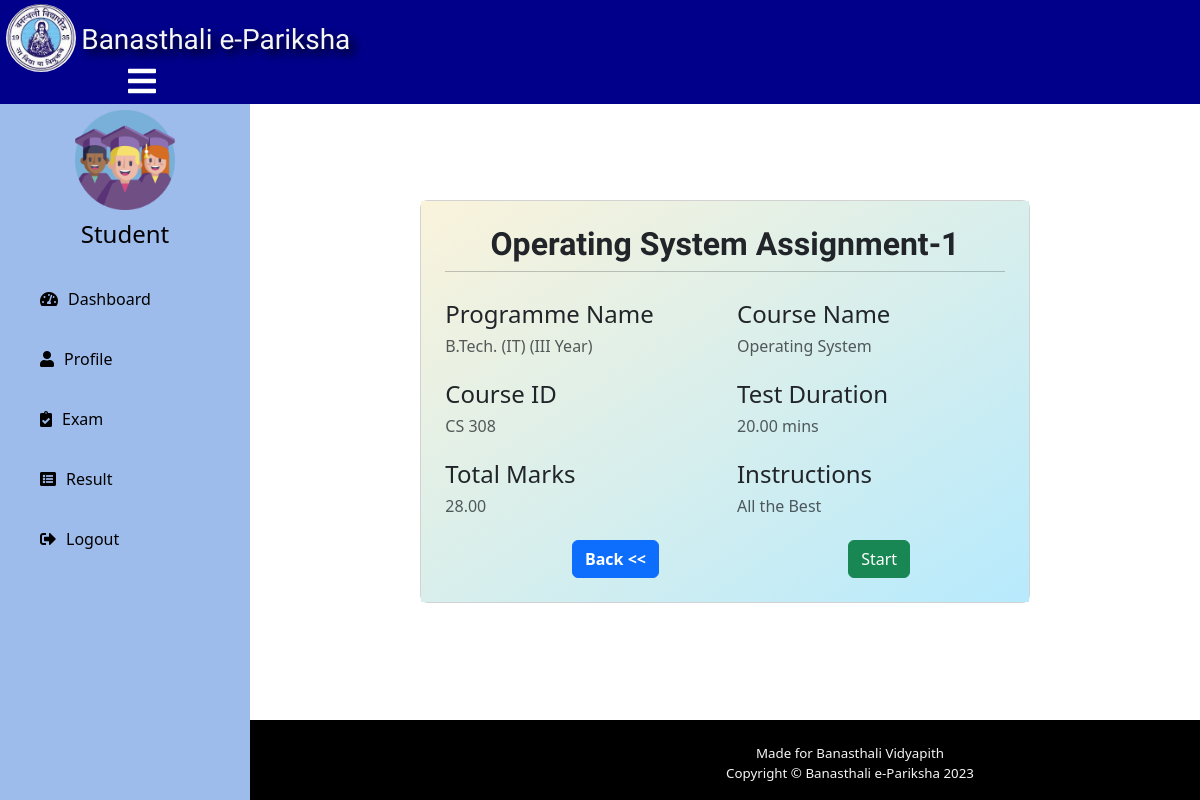
/student/exam-details/2 (signed in), run on the app's committed database.
### teacher/models.py (models this page shows, shortened)
class AssignmentTable(models.Model):
    ExamID=models.AutoField(primary_key=True)
    ExamName=models.CharField(max_length=150)
    ExamDuration=models.DecimalField(max_digits=500,decimal_places=2)
    Programme=models.ForeignKey(ProgrammeTable,on_delete=models.CASCADE,null=True)
    Ccode=models.ForeignKey(CourseTable,on_delete=models.CASCADE,null=True)
    Totalques=models.IntegerField()
    created_date = models.DateTimeField(auto_now_add=True)
    Tid=models.ForeignKey(Teacher,on_delete=models.CASCADE,null=True)
    Instruction=models.CharField(max_length=700,null=True,blank=True)

### quiz/models.py (models this page shows)
class ProgrammeTable(models.Model):
    ProgrammeName=models.CharField(max_length=30)
    def __str__(self):
        return self.ProgrammeName

class CourseTable(models.Model):
    CourseID=models.CharField(max_length=20)
    CourseName=models.CharField(max_length=100)
    def __str__(self):
        return self.CourseID

### student/views.py (the view)
# urls.py: path('exam-details/<str:id>',views.exam_details,name="Exam Details"),
@login_required(login_url='Student Login')
@cache_control(no_cache=True, must_revalidate=True, no_store=True)
def exam_details(request,id):
    QuestionList=QuestionTable.objects.filter(TestID=id)
    count=0
    for i in QuestionList:
        count=count+i.max_mark
    ExamDetails=AssignmentTable.objects.get(ExamID=id)
    context={'ExamDetails':ExamDetails,'MaximumMarks':count}
    return render(request,'student/exam_details.html',context)

### templates/student/exam_details.html (shortened to what this page needs)
{% extends 'student/studentbase.html' %}
{% block content %}
{% load static %}
<head>
</head>
<section class="vh-20" style="background-color:white;">
    <div class="container py-5 h-100" style="overflow-x: hidden;margin-top:2em; margin-bottom:-2.9em;">
      <div class="row d-flex justify-content-center align-items-center h-100">
        <div class="col col-lg-8 mb-6 mb-lg-0">
          <div class="card mb-3" style="border-radius: .5rem;">
            <div class="row g-0">
              <div class="col-md-12 gradient-custom">
                <div class="card-body p-4">
                  <h2 style="text-align: center;font-family: var(--Lobster_two); font-weight: bold;">{{ExamDetails.ExamName}}</h2>
                  <hr class="mt-0 mb-4">
                  <div class="row pt-1">
                    <div class="col-6 mb-3">
                      <h4>Programme Name</h4>
                      <h6 class="text-muted">{{ExamDetails.Programme}}</h6>
                    </div>
                    <div class="col-6 mb-3">
                      <h4>Course Name</h4>
                      <h6 class="text-muted">{{ExamDetails.Ccode.CourseName}}</h6>
                    </div>
                    <div class="col-6 mb-3">
                        <h4>Course ID</h4>
                        <h6 class="text-muted">{{ExamDetails.Ccode}}</h6>
                    </div>
                    <div class="col-6 mb-3">
                        <h4>Test Duration</h4>
                        <h6 class="text-muted">{{ExamDetails.ExamDuration}} mins</h6>
                    </div>
                    <div class="col-6 mb-3">
                        <h4>Total Marks</h4>
                        <h6 class="text-muted">{{MaximumMarks}}</h6>
                    </div>
                    <div class="col-6 mb-3">
                        <h4>Instructions</h4>
                        <h6 class="text-muted">{{ExamDetails.Instruction}}</h6>
                    </div>
                  </div>
                  <div style="display:flex; justify-content: space-around;">
                    <div style="display:flex; justify-content: left; margin-left: 2em;">
                      <a class="btn btn-primary btn-md" href="{% url 'Student After Login' %}"><span><b>Back <<</b></span></a>
                    </div>
                    <div><a href="{% url 'Give Exam' ExamDetails.ExamID %}" class="lgbtn" >
                      <button type="submit" class="btn btn-success btn-md">Start</button>
                    </a></div>
                  </div>
                </div>
              </div>
            </div>
          </div>
        </div>
      </div>
    </div>
  </section>
{% endblock content %}

### templates/student/studentbase.html (style rules this page uses)
:root { --Snigle-font:"Sniglet",cursive; --Lobster:"Lobster",cursive; --Lobster_two:"Lobster Two",cursive; --Acme:"Acme",cursive; --light-black:#2e2c2caf; --bggradient:linear-gradient(to bottom, #11349c, #76f1f1); --light-gray:rgba(255,255,255,0.7); --maingradient:linear-gradient(to left,#e6e6e9, #76f1f1); }
a:link { text-decoration: none; }
body { margin: 0; padding: 0; font-family: "Gill Sans", sans-serif;; }

### templates/student/exam_details.html (style rules this page uses)
:root { --Snigle-font:"Sniglet",cursive; --Lobster:"Lobster",cursive; --Lobster_two:"Lobster Two",cursive; --Acme:"Acme",cursive; --light-black:#2e2c2caf; --bggradient:linear-gradient(to bottom, #11349c, #76f1f1); --light-gray:rgba(255,255,255,0.7); --maingradient:linear-gradient(to left,#e6e6e9, #76f1f1); }
.gradient-custom { background: #f6d365; background: -webkit-linear-gradient(to right bottom, rgb(242, 222, 155), rgb(133, 214, 248)); background: linear-gradient(to right bottom, rgb(250, 243, 219), rgb(183, 234, 253)) }

### templates/footer_dashboard.html (style rules this page uses)
* { box-sizing:border-box; }
:root { --Snigle-font:"Sniglet",cursive; --Lobster:"Lobster",cursive; --Lobster_two:"Lobster Two",cursive; --Acme:"Acme",cursive; --light-black:#2e2c2caf; --bggradient:rgba(3, 63, 159, 0.996); --light-gray:rgba(255,255,255,0.7); --maingradient1:linear-gradient(to left,#e6e6e9, #76f1f1); }

### data on the page
AssignmentTable: ExamName "Operating System Assignment-1", Programme "B.Tech. (IT) (III Year)", Ccode.CourseName "Operating System", Ccode "CS 308", ExamDuration "20.00", Instruction "All the Best"

### other printed values
{{ MaximumMarks }} "28.00"
